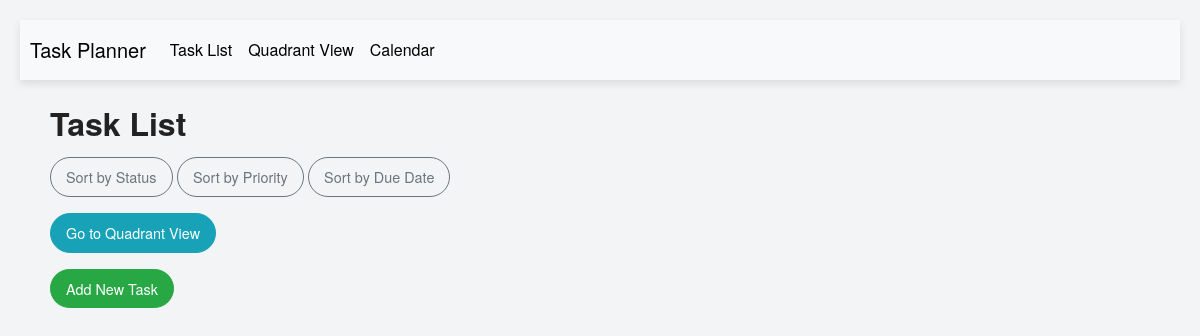
Before: / with the older database file.
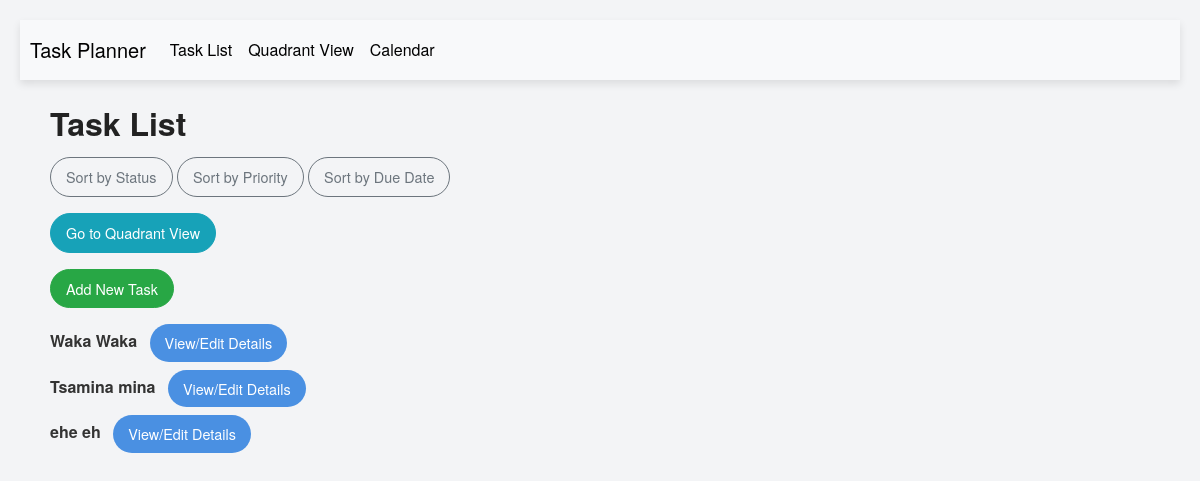
After: the same page with the newer database file.
### app/models.py (models this page shows, shortened)
class Task(db.Model):
    __tablename__ = 'task'
    id = db.Column(db.Integer, primary_key=True)
    title = db.Column(db.String(100), nullable=False)  # Task title (required)
    description = db.Column(db.String(500))  # Optional description
    due_date = db.Column(db.DateTime, nullable=True)  # Optional due date
    estimated_time = db.Column(db.Integer, nullable=True)  # Optional duration in minutes
    priority = db.Column(db.Integer, CheckConstraint('priority BETWEEN 1 AND 5'), nullable=True)  # 1 to 5
    status = db.Column(db.Enum("to do", "doing", "done"), default="to do", nullable=False)  # Default: 'to do'
    reminder = db.Column(db.DateTime, nullable=True)  # Optional reminder time
    created_at = db.Column(db.DateTime, default=datetime.utcnow)  # Created timestamp
    updated_at = db.Column(db.DateTime, onupdate=datetime.utcnow)  # Updated timestamp
    user_id = db.Column(db.Integer, db.ForeignKey('user.id'))  # Foreign key to User
    user = db.relationship('User', back_populates='tasks')  # Relationship to User
    quadrant = db.Column(db.String(50), nullable=True)
    calendar_date = db.Column(db.Date, nullable=True)  # Specific date for the task
    start_time = db.Column(db.Time, nullable=True)  # Start time on the calendar
    duration_minutes = db.Column(db.Integer, nullable=True)  # Duration in minutes
    assigned_day = db.Column(db.Integer, nullable=True)  # Day of the week (0 for Monday, 6 for Sunday)
    assigned_hour = db.Column(db.Integer, nullable=True)  # Hour of the day (0 to 23)

### app/routes.py (the view)
@main.route('/')
def index():
    sort_by = request.args.get('sort_by')
    if sort_by == 'status':
        tasks = Task.query.order_by(Task.status).all()
    elif sort_by == 'priority':
        tasks = Task.query.order_by(Task.priority.desc()).all()  # High priority first
    elif sort_by == 'due_date':
        tasks = Task.query.order_by(Task.due_date).all()
    else:
        tasks = Task.query.all()  # Default sorting
    return render_template('index.html', tasks=tasks)

### app/templates/index.html (shortened to what this page needs)
{% extends 'layout.html' %}
{% block main %}
<div class="container">
    <h1 class="mt-4">Task List</h1>
    <div class="mb-3">
        <a href="{{ url_for('main.index', sort_by='status') }}" class="btn btn-outline-secondary btn-sm">Sort by Status</a>
        <a href="{{ url_for('main.index', sort_by='priority') }}" class="btn btn-outline-secondary btn-sm">Sort by Priority</a>
        <a href="{{ url_for('main.index', sort_by='due_date') }}" class="btn btn-outline-secondary btn-sm">Sort by Due Date</a>
    </div>
    <div class="mb-3">
        <a href="{{ url_for('main.quadrant_view') }}" class="btn btn-info">Go to Quadrant View</a>
    </div>
    <button type="button" class="btn btn-success mb-3" data-toggle="modal" data-target="#addTaskModal">
        Add New Task
    </button>
    <ul class="list-unstyled">
        {% for task in tasks %}
            <li class="mb-2">
                <strong>{{ task.title }}</strong>
                <button type="button" class="btn btn-primary btn-sm ml-2" data-toggle="modal" data-target="#taskModal{{ task.id }}">
                    View/Edit Details
                </button>
            </li>
        {% endfor %}
    </ul>
</div>
{% endblock %}

Changed rows visible on the page:
added Task: title "Waka Waka"
added Task: title "Tsamina mina"
added Task: title "ehe eh"
